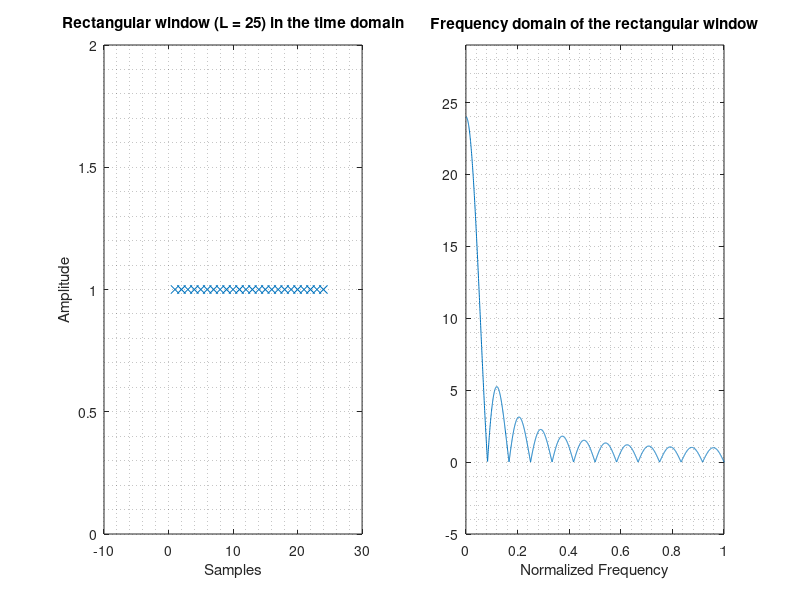

Source code (MATLAB):
%% PRACTICE 9.6. Periodogram of a rectangular window and origin of spectral leakage

clc, clear all, close all
L = 24; % Window length
xn=ones(1,L);
%% FREQUENCY DOMAIN:
N=length(xn);
nFFT = 2^ceil(log2(N))*128; % Calculation of nFFT (samples in time)
%SIMPLE PERIODOGRAM
Xn=fft(xn,nFFT);
P=(abs(Xn));
% Creation of normalized frequency axis same as wvtool:
f = 1:1:nFFT;
f_norm = f/(nFFT/2);
subplot(1,2,1);
plot(xn,'x');
title('Rectangular window (L = 25) in the time domain');
xlabel('Samples');
ylabel('Amplitude');
axis([-10 30 0 max(xn)+1]);  grid minor
subplot(1,2,2);
plot(f_norm,P);
title('Frequency domain of the rectangular window');
xlabel('Normalized Frequency');
axis([0 1 min(P)-5 max(P)+5]); grid minor
